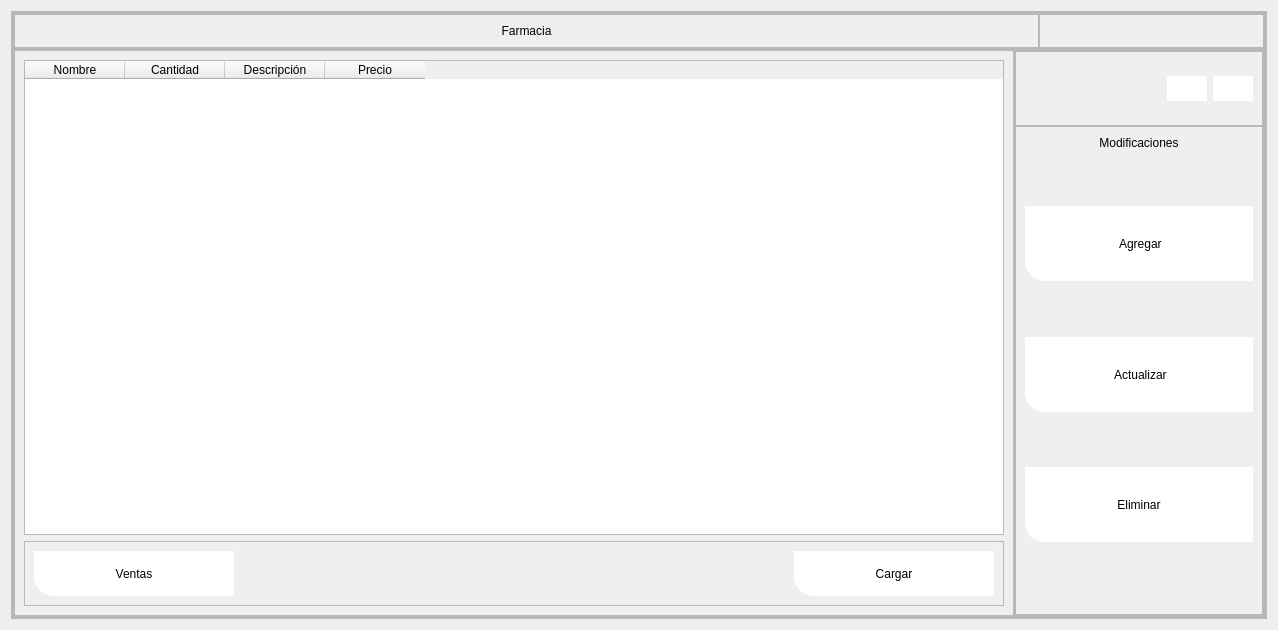
            <widget class="QWidget" name="page_farmacia">
             <layout class="QVBoxLayout" name="verticalLayout_4">
              <item>
               <widget class="QFrame" name="frame_5">
                <property name="frameShape">
                 <enum>QFrame::StyledPanel</enum>
                </property>
                <property name="frameShadow">
                 <enum>QFrame::Raised</enum>
                </property>
                <layout class="QVBoxLayout" name="verticalLayout_5">
                 <property name="spacing">
                  <number>0</number>
                 </property>
                 <property name="leftMargin">
                  <number>0</number>
                 </property>
                 <property name="topMargin">
                  <number>0</number>
                 </property>
                 <property name="rightMargin">
                  <number>0</number>
                 </property>
                 <property name="bottomMargin">
                  <number>0</number>
                 </property>
                 <item>
                  <widget class="QFrame" name="frame_145">
                   <property name="frameShape">
                    <enum>QFrame::StyledPanel</enum>
                   </property>
                   <property name="frameShadow">
                    <enum>QFrame::Raised</enum>
                   </property>
                   <layout class="QVBoxLayout" name="verticalLayout_109">
                    <property name="spacing">
                     <number>0</number>
                    </property>
                    <property name="leftMargin">
                     <number>0</number>
                    </property>
                    <property name="topMargin">
                     <number>0</number>
                    </property>
                    <property name="rightMargin">
                     <number>0</number>
                    </property>
                    <property name="bottomMargin">
                     <number>0</number>
                    </property>
                    <item>
                     <widget class="QFrame" name="frame_174">
                      <property name="maximumSize">
                       <size>
                        <width>16777215</width>
                        <height>50</height>
                       </size>
                      </property>
                      <property name="frameShape">
                       <enum>QFrame::StyledPanel</enum>
                      </property>
                      <property name="frameShadow">
                       <enum>QFrame::Raised</enum>
                      </property>
                      <layout class="QHBoxLayout" name="horizontalLayout_84">
                       <property name="spacing">
                        <number>0</number>
                       </property>
                       <property name="leftMargin">
                        <number>0</number>
                       </property>
                       <property name="topMargin">
                        <number>0</number>
                       </property>
                       <property name="rightMargin">
                        <number>0</number>
                       </property>
                       <property name="bottomMargin">
                        <number>0</number>
                       </property>
                       <item>
                        <widget class="QFrame" name="frame_143">
                         <property name="minimumSize">
                          <size>
                           <width>1025</width>
                           <height>0</height>
                          </size>
                         </property>
                         <property name="frameShape">
                          <enum>QFrame::StyledPanel</enum>
                         </property>
                         <property name="frameShadow">
                          <enum>QFrame::Raised</enum>
                         </property>
                         <layout class="QHBoxLayout" name="horizontalLayout_83">
                          <item>
                           <widget class="QLabel" name="label_91">
                            <property name="minimumSize">
                             <size>
                              <width>0</width>
                              <height>0</height>
                             </size>
                            </property>
                            <property name="maximumSize">
                             <size>
                              <width>16777215</width>
                              <height>16777215</height>
                             </size>
                            </property>
                            <property name="styleSheet">
                             <string notr="true">color: rgb(0, 0, 0);
font: 75 12pt &quot;Open Sans Semibold&quot;</string>
                            </property>
                            <property name="text">
                             <string>Farmacia</string>
                            </property>
                            <property name="alignment">
                             <set>Qt::AlignCenter</set>
                            </property>
                           </widget>
                          </item>
                         </layout>
                        </widget>
                       </item>
                       <item>
                        <widget class="QFrame" name="frame_144">
                         <property name="frameShape">
                          <enum>QFrame::StyledPanel</enum>
                         </property>
                         <property name="frameShadow">
                          <enum>QFrame::Raised</enum>
                         </property>
                        </widget>
                       </item>
                      </layout>
                     </widget>
                    </item>
                    <item>
                     <widget class="QFrame" name="frame_175">
                      <property name="frameShape">
                       <enum>QFrame::StyledPanel</enum>
                      </property>
                      <property name="frameShadow">
                       <enum>QFrame::Raised</enum>
                      </property>
                      <layout class="QHBoxLayout" name="horizontalLayout_96">
                       <property name="spacing">
                        <number>0</number>
                       </property>
                       <property name="leftMargin">
                        <number>0</number>
                       </property>
                       <property name="topMargin">
                        <number>0</number>
                       </property>
                       <property name="rightMargin">
                        <number>0</number>
                       </property>
                       <property name="bottomMargin">
                        <number>0</number>
                       </property>
                       <item>
                        <widget class="QFrame" name="frame_176">
                         <property name="minimumSize">
                          <size>
                           <width>1000</width>
                           <height>0</height>
                          </size>
                         </property>
                         <property name="maximumSize">
                          <size>
                           <width>900</width>
                           <height>16777215</height>
                          </size>
                         </property>
                         <property name="frameShape">
                          <enum>QFrame::StyledPanel</enum>
                         </property>
                         <property name="frameShadow">
                          <enum>QFrame::Raised</enum>
                         </property>
                         <layout class="QVBoxLayout" name="verticalLayout_111">
                          <item>
                           <widget class="QTableWidget" name="tableWidget_11">
                            <property name="styleSheet">
                             <string notr="true">font: 75 11pt &quot;Open Sans Semibold&quot;</string>
                            </property>
                            <column>
                             <property name="text">
                              <string>Nombre</string>
                             </property>
                            </column>
                            <column>
                             <property name="text">
                              <string>Cantidad</string>
                             </property>
                            </column>
                            <column>
                             <property name="text">
                              <string>Descripción</string>
                             </property>
                            </column>
                            <column>
                             <property name="text">
                              <string>Precio</string>
                             </property>
                            </column>
                           </widget>
                          </item>
                          <item>
                           <widget class="QFrame" name="frame_179">
                            <property name="minimumSize">
                             <size>
                              <width>0</width>
                              <height>50</height>
                             </size>
                            </property>
                            <property name="frameShape">
                             <enum>QFrame::StyledPanel</enum>
                            </property>
                            <property name="frameShadow">
                             <enum>QFrame::Raised</enum>
                            </property>
                            <layout class="QHBoxLayout" name="horizontalLayout_97">
                             <item>
                              <widget class="QPushButton" name="btn_eliminar_C_8">
                               <property name="minimumSize">
                                <size>
                                 <width>200</width>
                                 <height>45</height>
                                </size>
                               </property>
                               <property name="layoutDirection">
                                <enum>Qt::LeftToRight</enum>
                               </property>
                               <property name="styleSheet">
                                <string notr="true">QFrame{
background-color: rgb(51, 157, 255);
}

QPushButton{
color: rgb(0, 0, 0);
	background-color: rgb(255, 255, 255);
border-bottom-left-radius:20px;
font: 75 9pt &quot;Open Sans Semibold&quot;
}

QPushButton:hover{
color: rgb(255, 255, 255);
background-color: rgb(160, 207, 41);
border-bottom-left-radius:10px;
border-bottom-right-radius:10px;
border-top-left-radius:10px;
border-top-right-radius:10px;
font: 75 9pt  &quot;Open Sans Semibold&quot;
}</string>
                               </property>
                               <property name="text">
                                <string>Ventas</string>
                               </property>
                               <property name="icon">
                                <iconset>
                                 <normaloff>../../../Desktop/Centro Médico Tejutla/Iconos Farmacia/_04440667-481e-4cdd-975b-b12b2e92fd62.png</normaloff>../../../Desktop/Centro Médico Tejutla/Iconos Farmacia/_04440667-481e-4cdd-975b-b12b2e92fd62.png</iconset>
                               </property>
                               <property name="iconSize">
                                <size>
                                 <width>50</width>
                                 <height>50</height>
                                </size>
                               </property>
                              </widget>
                             </item>
                             <item>
                              <spacer name="horizontalSpacer_51">
                               <property name="orientation">
                                <enum>Qt::Horizontal</enum>
                               </property>
                               <property name="sizeHint" stdset="0">
                                <size>
                                 <width>749</width>
                                 <height>20</height>
                                </size>
                               </property>
                              </spacer>
                             </item>
                             <item>
                              <widget class="QPushButton" name="cargar_invetario_13">
                               <property name="minimumSize">
                                <size>
                                 <width>200</width>
                                 <height>45</height>
                                </size>
                               </property>
                               <property name="styleSheet">
                                <string notr="true">QFrame{
background-color: rgb(51, 157, 255);
}

QPushButton{
color: rgb(0, 0, 0);
	background-color: rgb(255, 255, 255);
border-bottom-left-radius:20px;
font: 75 9pt &quot;Open Sans Semibold&quot;
}

QPushButton:hover{
color: rgb(255, 255, 255);
background-color: rgb(160, 207, 41);
border-bottom-left-radius:10px;
border-bottom-right-radius:10px;
border-top-left-radius:10px;
border-top-right-radius:10px;
font: 75 9pt  &quot;Open Sans Semibold&quot;
}</string>
                               </property>
                               <property name="text">
                                <string>Cargar</string>
                               </property>
                               <property name="icon">
                                <iconset>
                                 <normaloff>../../../Desktop/Centro Médico Tejutla/Iconos Farmacia/_65cf71fc-65d4-46ff-89b4-2bcc80b5e29b.png</normaloff>../../../Desktop/Centro Médico Tejutla/Iconos Farmacia/_65cf71fc-65d4-46ff-89b4-2bcc80b5e29b.png</iconset>
                               </property>
                               <property name="iconSize">
                                <size>
                                 <width>55</width>
                                 <height>50</height>
                                </size>
                               </property>
                              </widget>
                             </item>
                            </layout>
                           </widget>
                          </item>
                         </layout>
                        </widget>
                       </item>
                       <item>
                        <widget class="QFrame" name="frame_180">
                         <property name="minimumSize">
                          <size>
                           <width>250</width>
                           <height>0</height>
                          </size>
                         </property>
                         <property name="maximumSize">
                          <size>
                           <width>250</width>
                           <height>16777215</height>
                          </size>
                         </property>
                         <property name="frameShape">
                          <enum>QFrame::StyledPanel</enum>
                         </property>
                         <property name="frameShadow">
                          <enum>QFrame::Raised</enum>
                         </property>
                         <layout class="QVBoxLayout" name="verticalLayout_112">
                          <property name="spacing">
                           <number>0</number>
                          </property>
                          <property name="leftMargin">
                           <number>0</number>
                          </property>
                          <property name="topMargin">
                           <number>0</number>
                          </property>
                          <property name="rightMargin">
                           <number>0</number>
                          </property>
                          <property name="bottomMargin">
                           <number>0</number>
                          </property>
                          <item>
                           <widget class="QFrame" name="frame_181">
                            <property name="minimumSize">
                             <size>
                              <width>0</width>
                              <height>75</height>
                             </size>
                            </property>
                            <property name="maximumSize">
                             <size>
                              <width>16777215</width>
                              <height>75</height>
                             </size>
                            </property>
                            <property name="frameShape">
                             <enum>QFrame::StyledPanel</enum>
                            </property>
                            <property name="frameShadow">
                             <enum>QFrame::Raised</enum>
                            </property>
                            <layout class="QHBoxLayout" name="horizontalLayout_98">
                             <item>
                              <spacer name="horizontalSpacer_52">
                               <property name="orientation">
                                <enum>Qt::Horizontal</enum>
                               </property>
                               <property name="sizeHint" stdset="0">
                                <size>
                                 <width>98</width>
                                 <height>20</height>
                                </size>
                               </property>
                              </spacer>
                             </item>
                             <item>
                              <widget class="QPushButton" name="btn_menu_21">
                               <property name="minimumSize">
                                <size>
                                 <width>40</width>
                                 <height>25</height>
                                </size>
                               </property>
                               <property name="maximumSize">
                                <size>
                                 <width>40</width>
                                 <height>16777215</height>
                                </size>
                               </property>
                               <property name="styleSheet">
                                <string notr="true">QFrame{
background-color: rgb(51, 157, 255);
}

QPushButton{
color: rgb(255, 255, 255);
background-color: rgb(255, 255, 255);
border-bottom-left-radius:1px;
font: 75 9pt &quot;Open Sans Semibold&quot;
}

QPushButton:hover{
color: rgb(0, 0, 0);
background-color: rgb(231, 233, 239);
border-bottom-left-radius:1px;
font: 75 9pt  &quot;Open Sans Semibold&quot;
}
</string>
                               </property>
                               <property name="text">
                                <string/>
                               </property>
                               <property name="icon">
                                <iconset>
                                 <normaloff>../../BaseDatosEnsoluna/views/designs/Imagenes/Imagen5.png</normaloff>../../BaseDatosEnsoluna/views/designs/Imagenes/Imagen5.png</iconset>
                               </property>
                               <property name="iconSize">
                                <size>
                                 <width>40</width>
                                 <height>2035</height>
                                </size>
                               </property>
                              </widget>
                             </item>
                             <item>
                              <widget class="QPushButton" name="btn_menu_22">
                               <property name="minimumSize">
                                <size>
                                 <width>40</width>
                                 <height>25</height>
                                </size>
                               </property>
                               <property name="maximumSize">
                                <size>
                                 <width>40</width>
                                 <height>16777215</height>
                                </size>
                               </property>
                               <property name="styleSheet">
                                <string notr="true">QFrame{
background-color: rgb(51, 157, 255);
}

QPushButton{
color: rgb(255, 255, 255);
background-color: rgb(255, 255, 255);
border-bottom-left-radius:1px;
font: 75 9pt &quot;Open Sans Semibold&quot;
}

QPushButton:hover{
color: rgb(0, 0, 0);
background-color: rgb(231, 233, 239);
border-bottom-left-radius:1px;
font: 75 9pt  &quot;Open Sans Semibold&quot;
}
</string>
                               </property>
                               <property name="text">
                                <string/>
                               </property>
                               <property name="icon">
                                <iconset>
                                 <normaloff>../../BaseDatosEnsoluna/views/designs/Imagenes/Imagen6.png</normaloff>../../BaseDatosEnsoluna/views/designs/Imagenes/Imagen6.png</iconset>
                               </property>
                               <property name="iconSize">
                                <size>
                                 <width>40</width>
                                 <height>2035</height>
                                </size>
                               </property>
                              </widget>
                             </item>
                            </layout>
                           </widget>
                          </item>
                          <item>
                           <widget class="QFrame" name="frame_menu_11">
                            <property name="frameShape">
                             <enum>QFrame::StyledPanel</enum>
                            </property>
                            <property name="frameShadow">
                             <enum>QFrame::Raised</enum>
                            </property>
                            <layout class="QVBoxLayout" name="verticalLayout_84">
                             <item>
                              <widget class="QLabel" name="label_84">
                               <property name="styleSheet">
                                <string notr="true">color: rgb(0, 0, 0);
font: 75 12pt &quot;Open Sans Semibold&quot;</string>
                               </property>
                               <property name="text">
                                <string>Modificaciones</string>
                               </property>
                               <property name="alignment">
                                <set>Qt::AlignCenter</set>
                               </property>
                              </widget>
                             </item>
                             <item>
                              <spacer name="verticalSpacer_35">
                               <property name="orientation">
                                <enum>Qt::Vertical</enum>
                               </property>
                               <property name="sizeHint" stdset="0">
                                <size>
                                 <width>20</width>
                                 <height>50</height>
                                </size>
                               </property>
                              </spacer>
                             </item>
                             <item>
                              <widget class="QPushButton" name="btn_agregar_farmacia">
                               <property name="minimumSize">
                                <size>
                                 <width>200</width>
                                 <height>75</height>
                                </size>
                               </property>
                               <property name="styleSheet">
                                <string notr="true">QFrame{
background-color: rgb(51, 157, 255);
}

QPushButton{
color: rgb(0, 0, 0);
	background-color: rgb(255, 255, 255);
border-bottom-left-radius:20px;
font: 75 9pt &quot;Open Sans Semibold&quot;
}

QPushButton:hover{
color: rgb(255, 255, 255);
background-color: rgb(160, 207, 41);
border-bottom-left-radius:10px;
border-bottom-right-radius:10px;
border-top-left-radius:10px;
border-top-right-radius:10px;
font: 75 9pt  &quot;Open Sans Semibold&quot;
}</string>
                               </property>
                               <property name="text">
                                <string> Agregar</string>
                               </property>
                               <property name="icon">
                                <iconset>
                                 <normaloff>../../../Desktop/Centro Médico Tejutla/Iconos Farmacia/x.png</normaloff>../../../Desktop/Centro Médico Tejutla/Iconos Farmacia/x.png</iconset>
                               </property>
                               <property name="iconSize">
                                <size>
                                 <width>70</width>
                                 <height>70</height>
                                </size>
                               </property>
                              </widget>
                             </item>
                             <item>
                              <spacer name="verticalSpacer_36">
                               <property name="orientation">
                                <enum>Qt::Vertical</enum>
                               </property>
                               <property name="sizeHint" stdset="0">
                                <size>
                                 <width>20</width>
                                 <height>50</height>
                                </size>
                               </property>
                              </spacer>
                             </item>
                             <item>
                              <widget class="QPushButton" name="btn_actualizar_farmacia">
                               <property name="minimumSize">
                                <size>
                                 <width>200</width>
                                 <height>75</height>
                                </size>
                               </property>
                               <property name="styleSheet">
                                <string notr="true">QFrame{
background-color: rgb(51, 157, 255);
}

QPushButton{
color: rgb(0, 0, 0);
	background-color: rgb(255, 255, 255);
border-bottom-left-radius:20px;
font: 75 9pt &quot;Open Sans Semibold&quot;
}

QPushButton:hover{
color: rgb(255, 255, 255);
background-color: rgb(160, 207, 41);
border-bottom-left-radius:10px;
border-bottom-right-radius:10px;
border-top-left-radius:10px;
border-top-right-radius:10px;
font: 75 9pt  &quot;Open Sans Semibold&quot;
}</string>
                               </property>
                               <property name="text">
                                <string> Actualizar</string>
                               </property>
                               <property name="icon">
                                <iconset>
                                 <normaloff>../../../Desktop/Centro Médico Tejutla/Iconos Farmacia/y (1).png</normaloff>../../../Desktop/Centro Médico Tejutla/Iconos Farmacia/y (1).png</iconset>
                               </property>
                               <property name="iconSize">
                                <size>
                                 <width>60</width>
                                 <height>65</height>
                                </size>
                               </property>
                              </widget>
                             </item>
                             <item>
                              <spacer name="verticalSpacer_37">
                               <property name="orientation">
                                <enum>Qt::Vertical</enum>
                               </property>
                               <property name="sizeHint" stdset="0">
                                <size>
                                 <width>20</width>
                                 <height>49</height>
                                </size>
                               </property>
                              </spacer>
                             </item>
                             <item>
                              <widget class="QPushButton" name="btn_eliminar_C_6">
                               <property name="minimumSize">
                                <size>
                                 <width>200</width>
                                 <height>75</height>
                                </size>
                               </property>
                               <property name="styleSheet">
                                <string notr="true">QFrame{
background-color: rgb(51, 157, 255);
}

QPushButton{
color: rgb(0, 0, 0);
	background-color: rgb(255, 255, 255);
border-bottom-left-radius:20px;
font: 75 9pt &quot;Open Sans Semibold&quot;
}

QPushButton:hover{
color: rgb(255, 255, 255);
background-color: rgb(160, 207, 41);
border-bottom-left-radius:10px;
border-bottom-right-radius:10px;
border-top-left-radius:10px;
border-top-right-radius:10px;
font: 75 9pt  &quot;Open Sans Semibold&quot;
}</string>
                               </property>
                               <property name="text">
                                <string>Eliminar</string>
                               </property>
                               <property name="icon">
                                <iconset>
                                 <normaloff>../../../Desktop/Centro Médico Tejutla/Iconos Farmacia/t.png</normaloff>../../../Desktop/Centro Médico Tejutla/Iconos Farmacia/t.png</iconset>
                               </property>
                               <property name="iconSize">
                                <size>
                                 <width>65</width>
                                 <height>65</height>
                                </size>
                               </property>
                              </widget>
                             </item>
                             <item>
                              <spacer name="verticalSpacer_38">
                               <property name="orientation">
                                <enum>Qt::Vertical</enum>
                               </property>
                               <property name="sizeHint" stdset="0">
                                <size>
                                 <width>20</width>
                                 <height>50</height>
                                </size>
                               </property>
                              </spacer>
                             </item>
                             <item>
                              <spacer name="verticalSpacer_43">
                               <property name="orientation">
                                <enum>Qt::Vertical</enum>
                               </property>
                               <property name="sizeHint" stdset="0">
                                <size>
                                 <width>20</width>
                                 <height>13</height>
                                </size>
                               </property>
                              </spacer>
                             </item>
                            </layout>
                           </widget>
                          </item>
                         </layout>
                        </widget>
                       </item>
                      </layout>
                     </widget>
                    </item>
                   </layout>
                  </widget>
                 </item>
                </layout>
               </widget>
              </item>
             </layout>
            </widget>
